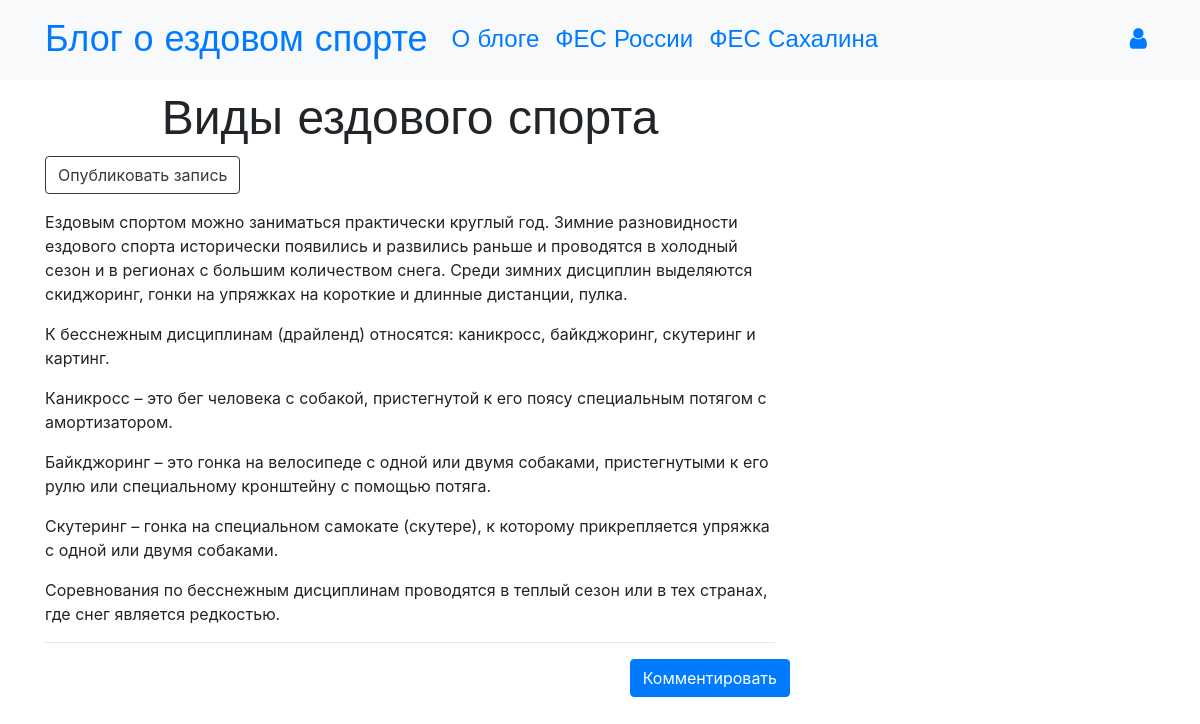
Screenshot of /post/2 with the database file from the repository.
### blog/models.py (models this page shows, shortened)
class Post(models.Model):
    author = models.ForeignKey('auth.User',on_delete=models.CASCADE)
    title = models.CharField(max_length=200)
    text = models.TextField()
    created_date = models.DateTimeField(default=timezone.now)
    published_date = models.DateTimeField(blank=True, null=True)

### blog/views.py (the view)
# urls.py: path('post/<int:pk>', views.PostDetailView.as_view(), name='post_detail'),
class PostDetailView(DetailView):
    model = Post

### blog/templates/blog/post_detail.html (shortened to what this page needs)
{% extends 'blog/base.html' %}
{% block content %}
        <h1 class='posttitle loader'>{{ post.title }}</h1>
        {% if post.published_date %}
            <div class="date postdate">
                {{ post.published_date }}
            </div>
        {% else %}
            <a class="btn btn-outline-dark" href="{% url 'post_publish' pk=post.pk %}">Опубликовать запись</a>
        {% endif %}
      <p class='postcontent' >{{ post.text|safe|linebreaksbr }}</p>
  <hr>
  <a class="btn btn-primary btn-comment" href="{% url 'add_comment_to_post' pk=post.pk %}">Комментировать</a>
  <div class="container">
  {% for comment in post.comments.all %}
  <br>
  {% empty %}
      <p>Нет комментариев</p>
  {% endfor %}
</div>
{% endblock %}

### blog/static/css/blog.css (style rules this page uses)
.posttitle { font-family: 'Russo One', sans-serif; font-size: 3em; text-align: center; }
.postcontent { font-family: 'Montserrat'; font-size: 1.5em; }
.btn-comment { position: absolute; right: 0px; }
.loader { filter:hue-rotate(0deg); color: linear-gradient(45deg,#0f8,#08f); animation:hue 5000ms infinite linear; }

### rows the page displays
Post: title "Виды ездового спорта", text "Ездовым спортом можно заниматься практически круглый год. Зимние разновидности ездового спорта исторически появились и развились раньше и проводятся в холодный сезон и в регионах с большим количеством снега. Среди зимних дисциплин выделяются скиджоринг, гонки на упряжках на короткие и длинные дистанции, пулка. К бесснежным дисциплинам (драйленд) относятся: каникросс, байкджоринг, скутеринг и картинг. Каникросс – это бег человека с собакой, пристегнутой к его поясу специальным потягом с амортизатором. Байкджоринг – это гонка на велосипеде с одной или двумя собаками, пристегнутыми к его рулю или специальному кронштейну с помощью потяга. Скутеринг – гонка на специальном самокате (скутере), к…"
